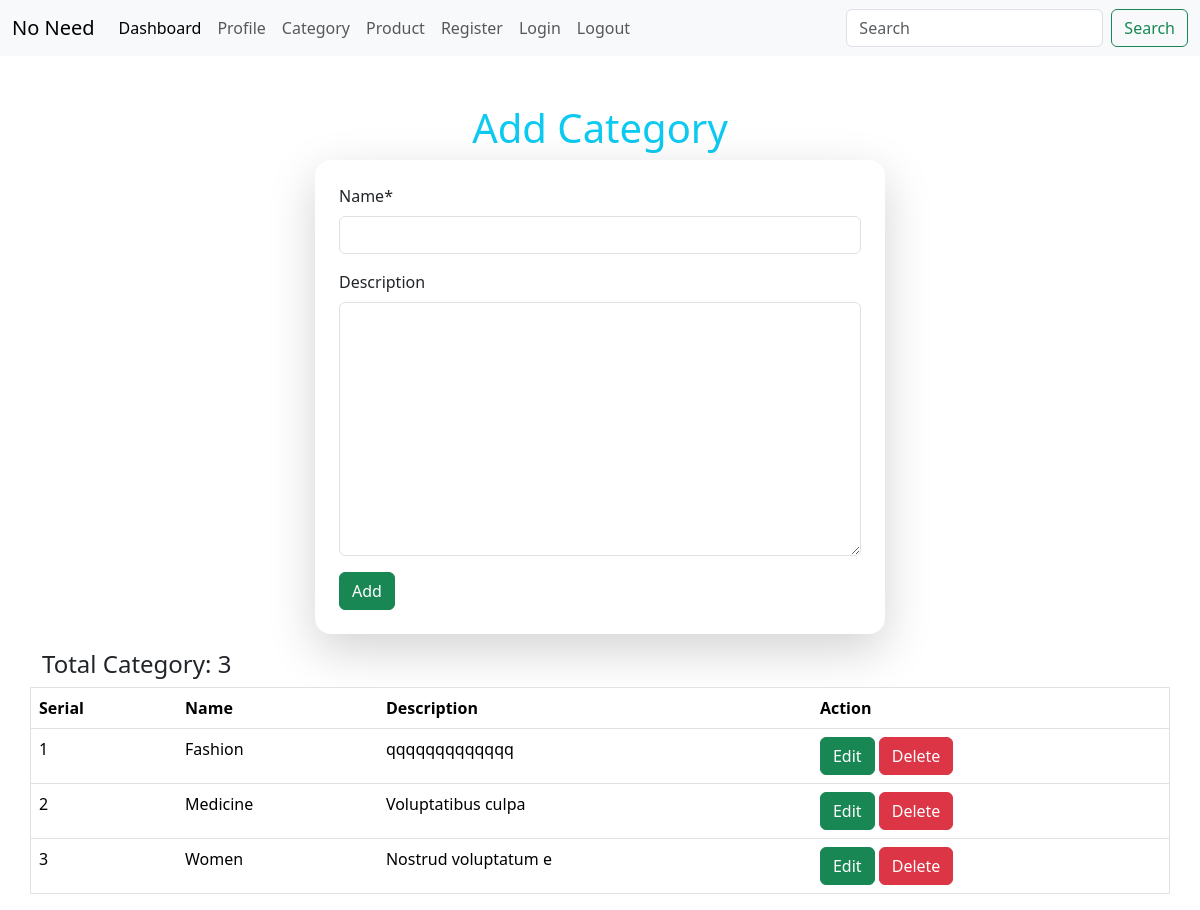
The page /category/ on the database its author committed.
### EcommerceApp/models.py (models this page shows, shortened)
class CategoryModel(models.Model):
    name=models.CharField(max_length=120, null=True, unique=True)
    description= models.TextField(null=True, blank=True)

### EcommerceApp/views.py (the view)
# urls.py: path('category/', categorypage, name='category'),
def categorypage(request):
    if request.method == 'POST':
        form=CategoryForm(request.POST)
        if form.is_valid():
            cate=form.save(commit=False)
            cate.name = cate.name.lower()
            if CategoryModel.objects.filter(name=cate.name).exists():
                messages.error(request, 'Category Already Exists')
                return redirect('category')
            else:
                cate.save()
                messages.success(request, 'Category Added Successfully')
                return redirect('category')
    else:
        form=CategoryForm()
    data=CategoryModel.objects.all()
    count=CategoryModel.objects.all().count()
    cont={'form': form, 'data':data, 'count':count}
    return render(request, 'pages/category.html', cont)

### EcommerceApp/forms.py
class CategoryForm(forms.ModelForm):
    class Meta:
        model = CategoryModel
        fields = '__all__'

### EcommerceApp/templates/pages/category.html (shortened to what this page needs)
{% extends 'base/base.html' %}
{% block body %}
    <div class="mt-5 row justify-content-center">
        <h1 class="text-center text-info">Add Category</h1>
        {% load crispy_forms_tags %}
        <div class="col-md-6 shadow-lg rounded-4 bg-white p-4">
            <form action="" method="post">
                {{form|crispy}}
                <button class="btn btn-success" type="submit">Add</button>
            </form>
        </div>
    </div>
    <div class="mt-3 row justify-content-center">
        <h4>Total Category: {{count}} </h4>
        <table class="table table-align-center" border="1">
            <tr>
                <th>Serial</th>
                <th>Name</th>
                <th>Description</th>
                <th>Action</th>
            </tr>
            {% for i in data %}
                <tr>
                    <td>{{forloop.counter}}</td>
                    <td>{{i.name|capfirst}}</td>
                    <td>{{i.description}}</td>
                    <td>
                        <a class="btn btn-success" href="{% url 'editCategory' i.id %}">Edit</a>
                        <a class="btn btn-danger" href="{% url 'delCategory' i.id %}">Delete</a>
                    </td>
                </tr>
            {% endfor %}
        </table>
    </div>
{% endblock body %}

### rows shown on the page
CategoryModel: name "Fashion", description "qqqqqqqqqqqqq"
CategoryModel: name "Medicine", description "Voluptatibus culpa"
CategoryModel: name "Women", description "Nostrud voluptatum e"

### other values the page prints
{{ count }} "3"
